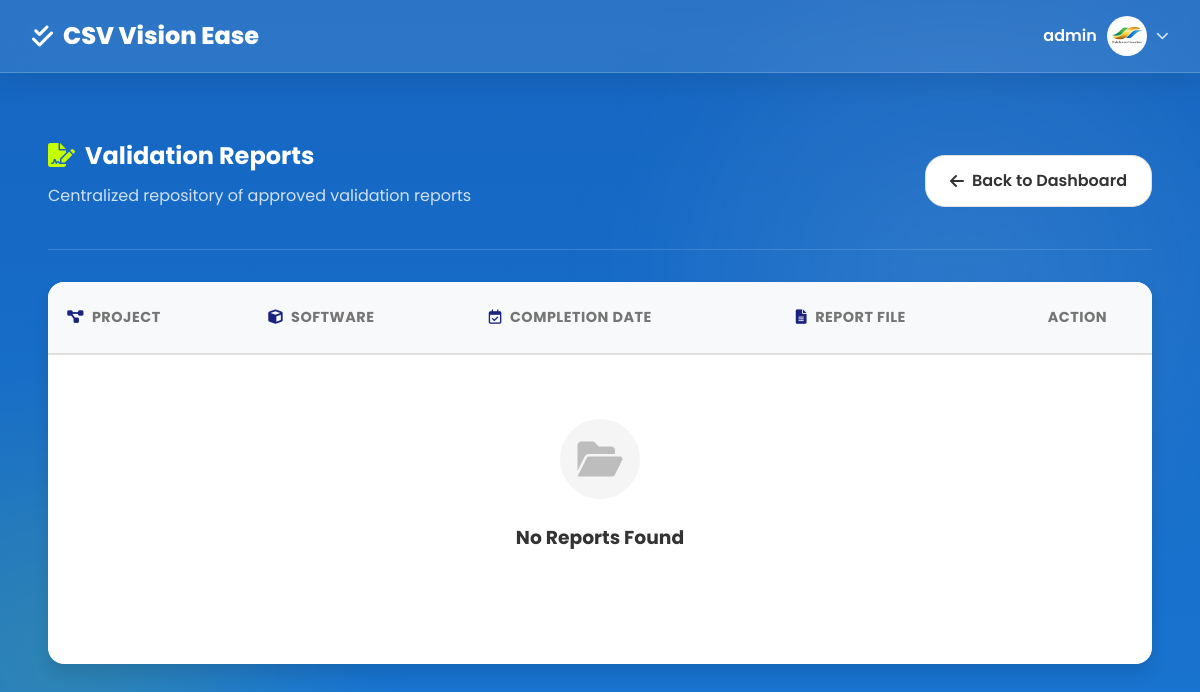
Before: /validation_reports.php (signed in) with the older database file.
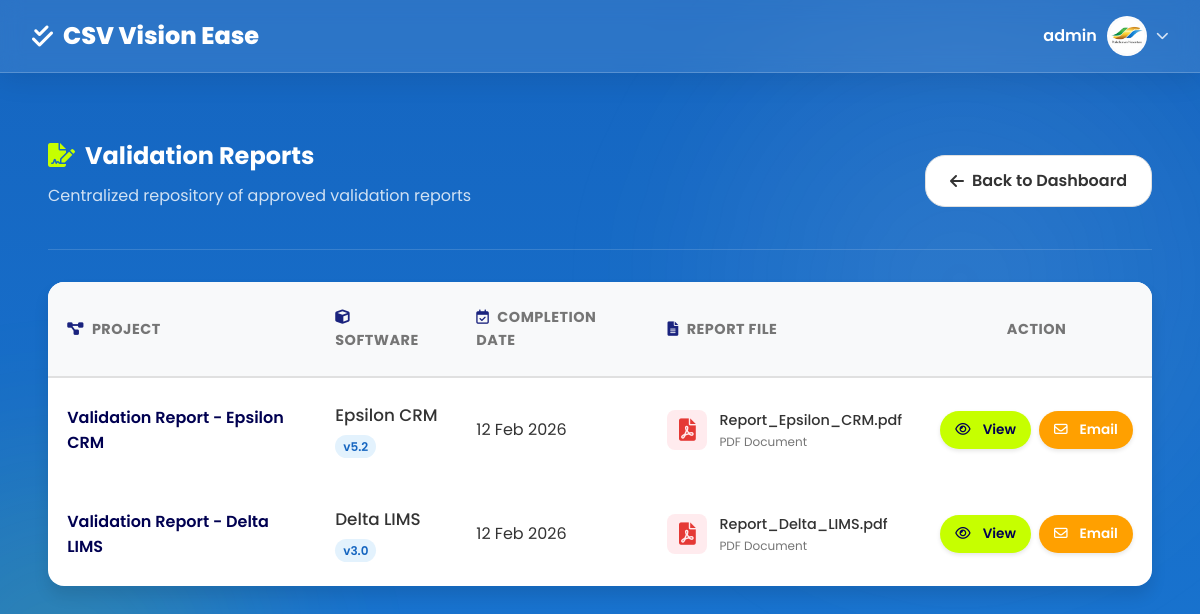
After: the same page with the newer database file.
### tables this page shows
CREATE TABLE `users` (
  `id` int NOT NULL,
  `username` varchar(50) NOT NULL,
  `password` varchar(255) NOT NULL,
  `role` enum('admin','user') DEFAULT 'user',
  `profile_picture` varchar(255) DEFAULT NULL,
  `created_at` timestamp NULL DEFAULT CURRENT_TIMESTAMP
);

CREATE TABLE `projects` (
  `id` int NOT NULL,
  `name` varchar(100) NOT NULL,
  `software` varchar(100) NOT NULL,
  `version` varchar(50) DEFAULT NULL,
  `description` text,
  `validator_name` varchar(255) DEFAULT NULL,
  `validation_plan_date` date DEFAULT NULL,
  `department` varchar(255) DEFAULT NULL,
  `status` enum('Draft','In Progress','Completed') DEFAULT 'Draft',
  `created_by` int DEFAULT NULL,
  `created_at` timestamp NULL DEFAULT CURRENT_TIMESTAMP,
  `max_rpn` int DEFAULT '0',
  `risk_level` enum('Low','Medium','High','Non-GxP') DEFAULT NULL,
  `next_revalidation_date` date DEFAULT NULL
);

CREATE TABLE `project_stages` (
  `id` int NOT NULL,
  `project_id` int NOT NULL,
  `name` varchar(100) NOT NULL,
  `status` enum('Not Started','In Progress','Completed') DEFAULT 'Not Started',
  `updated_at` timestamp NULL DEFAULT CURRENT_TIMESTAMP ON UPDATE CURRENT_TIMESTAMP,
  `completion_date` date DEFAULT NULL
);

CREATE TABLE `stage_documents` (
  `id` int NOT NULL,
  `stage_id` int NOT NULL,
  `file_name` varchar(255) NOT NULL,
  `file_path` varchar(255) NOT NULL,
  `uploaded_at` timestamp NULL DEFAULT CURRENT_TIMESTAMP
);

### validation_reports.php (the view, shortened to what this page needs)
<?php
require_once 'includes/db.php';
include 'includes/header.php';
$page = isset($_GET['page']) ? (int)$_GET['page'] : 1;
$limit = 5;
$offset = ($page - 1) * $limit;
$reports = [];
try {
    $stmt = $pdo->prepare("
        SELECT
            p.name as project_name,
            p.software,
            p.version,
            ps.completion_date,
            sd.id as doc_id,
            sd.file_name,
            sd.file_path
        FROM projects p
        JOIN project_stages ps ON p.id = ps.project_id
        JOIN stage_documents sd ON ps.id = sd.stage_id
        WHERE ps.name IN ('Validation Report', 'Laporan Validasi')
          AND ps.status = 'Completed'
          AND sd.uploaded_at = (
              SELECT MAX(uploaded_at)
              FROM stage_documents
              WHERE stage_id = ps.id
          )
        ORDER BY ps.completion_date DESC
        LIMIT :limit OFFSET :offset
    ");
    $stmt->bindValue(':limit', $limit, PDO::PARAM_INT);
    $stmt->bindValue(':offset', $offset, PDO::PARAM_INT);
    $stmt->execute();
    $reports = $stmt->fetchAll();
} catch (Exception $e) {
    $error = "Error fetching reports: " . $e->getMessage();
}
?>
<div class="fade-in container" style="max-width: 1200px; padding-top: 2rem;">
    <div class="dashboard-header">
        <div>
            <h2><i class="fas fa-file-signature" style="margin-right: 10px; color: var(--accent-color);"></i>Validation Reports</h2>
            <p style="color: rgba(255,255,255,0.8);">Centralized repository of approved validation reports</p>
        </div>
        <div>
            <a href="dashboard.php" class="btn btn-secondary" style="border-radius: 20px;">
                <i class="fas fa-arrow-left"></i> Back to Dashboard
            </a>
        </div>
    </div>
    <div class="card" style="background: var(--white); border-radius: 16px; padding: 0; overflow: hidden; box-shadow: var(--shadow-lg);">
        <div style="overflow-x: auto;">
            <table class="table" style="width: 100%; border-collapse: separate; border-spacing: 0;">
                <thead>
                    <tr style="background: #f8f9fa; text-align: left;">
                        <th style="padding: 1.5rem 1.2rem; color: var(--text-light); font-weight: 700; font-size: 0.9rem; border-bottom: 2px solid var(--border-color); text-transform: uppercase; letter-spacing: 0.5px;">
                            <i class="fas fa-project-diagram" style="margin-right: 8px; color: var(--primary-color);"></i>Project
                        </th>
                        <th style="padding: 1.5rem 1.2rem; color: var(--text-light); font-weight: 700; font-size: 0.9rem; border-bottom: 2px solid var(--border-color); text-transform: uppercase; letter-spacing: 0.5px;">
                            <i class="fas fa-cube" style="margin-right: 8px; color: var(--primary-color);"></i>Software
                        </th>
                        <th style="padding: 1.5rem 1.2rem; color: var(--text-light); font-weight: 700; font-size: 0.9rem; border-bottom: 2px solid var(--border-color); text-transform: uppercase; letter-spacing: 0.5px;">
                            <i class="far fa-calendar-check" style="margin-right: 8px; color: var(--primary-color);"></i>Completion Date
                        </th>
                        <th style="padding: 1.5rem 1.2rem; color: var(--text-light); font-weight: 700; font-size: 0.9rem; border-bottom: 2px solid var(--border-color); text-transform: uppercase; letter-spacing: 0.5px;">
                            <i class="fas fa-file-alt" style="margin-right: 8px; color: var(--primary-color);"></i>Report File
                        </th>
                        <th style="padding: 1.5rem 1.2rem; color: var(--text-light); font-weight: 700; font-size: 0.9rem; border-bottom: 2px solid var(--border-color); text-align: center; text-transform: uppercase; letter-spacing: 0.5px;">
                            Action
                        </th>
                    </tr>
                </thead>
                <tbody>
                    <?php if (empty($reports)): ?>
                        <tr>
                            <td colspan="5" style="padding: 4rem 2rem; text-align: center; color: var(--text-light);">
                                <div style="width: 80px; height: 80px; background: #f5f5f5; border-radius: 50%; display: flex; align-items: center; justify-content: center; margin: 0 auto 1.5rem;">
                                    <i class="fas fa-folder-open" style="font-size: 2.5rem; color: #bdbdbd;"></i>
                                </div>
                                <h3 style="margin-bottom: 0.5rem; color: var(--text-color);">No Reports Found</h3>
                                <p style="font-size: 0.9rem;">There are no completed validation reports available at the moment.</p>
                            </td>
                        </tr>
                    <?php else: ?>
                        <?php foreach ($reports as $report): ?>
                            <tr style="border-bottom: 1px solid var(--border-color); transition: all 0.2s ease;" onmouseover="this.style.backgroundColor='#fcfcfc'; this.style.transform='scale(1.002)';" onmouseout="this.style.backgroundColor='transparent'; this.style.transform='scale(1)';">
                                <td style="padding: 1.5rem 1.2rem; font-weight: 600; color: var(--primary-dark); font-size: 1rem;">
                                    <?php echo htmlspecialchars($report['project_name']); ?>
                                </td>
                                <td style="padding: 1.5rem 1.2rem;">
                                    <div style="display: flex; flex-direction: column;">
                                        <span style="font-weight: 500; color: var(--text-color); font-size: 1.05rem;"><?php echo htmlspecialchars($report['software']); ?></span>
                                        <span style="display: inline-block; background: #e3f2fd; color: #1565c0; font-size: 0.75rem; padding: 2px 8px; border-radius: 12px; font-weight: 600; margin-top: 6px; width: fit-content;">
                                            v<?php echo htmlspecialchars($report['version']); ?>
                                        </span>
                                    </div>
                                </td>
                                <td style="padding: 1.5rem 1.2rem; font-family: 'Poppins', sans-serif; color: var(--text-color);">
                                    <?php echo date('d M Y', strtotime($report['completion_date'])); ?>
                                </td>
                                <td style="padding: 1.5rem 1.2rem;">
                                    <div style="display: flex; align-items: center; gap: 12px;">
                                        <div style="width: 40px; height: 40px; background: #ffebee; border-radius: 8px; display: flex; align-items: center; justify-content: center;">
                                            <i class="fas fa-file-pdf" style="color: #e53935; font-size: 1.4rem;"></i>
                                        </div>
                                        <div style="display: flex; flex-direction: column;">
                                            <span style="font-size: 0.9rem; font-weight: 500; color: var(--text-color); white-space: nowrap; overflow: hidden; text-overflow: ellipsis; max-width: 200px;" title="<?php echo htmlspecialchars($report['file_name']); ?>">
                                                <?php echo htmlspecialchars($report['file_name']); ?>
                                            </span>
                                            <span style="font-size: 0.75rem; color: var(--text-light);">PDF Document</span>
                                        </div>
                                    </div>
                                </td>
                                <td style="padding: 1.5rem 1.2rem; text-align: center;">
                                    <div style="display: flex; gap: 8px; justify-content: center;">
                                        <a href="view_report.php?id=<?php echo $report['doc_id']; ?>" target="_blank" class="btn btn-accent" style="padding: 8px 15px; border-radius: 50px; font-size: 0.85rem; font-weight: 600; box-shadow: 0 2px 4px rgba(0,0,0,0.1); transition: transform 0.2s; white-space: nowrap;">
                                            <i class="far fa-eye" style="margin-right: 4px;"></i> View
                                        </a>
                                        <button onclick="sendEmail('<?php echo htmlspecialchars(addslashes($report['project_name'])); ?>', '<?php echo htmlspecialchars(addslashes($report['software'])); ?>', '<?php echo htmlspecialchars(addslashes($report['version'])); ?>', '<?php echo htmlspecialchars(addslashes($report['file_path'])); ?>', '<?php echo htmlspecialchars(addslashes($report['file_name'])); ?>')" class="btn" style="padding: 8px 15px; border-radius: 50px; font-size: 0.85rem; font-weight: 600; background: #ffa000; color: white; border: none; box-shadow: 0 2px 4px rgba(0,0,0,0.1); transition: transform 0.2s; cursor: pointer; display: flex; align-items: center; white-space: nowrap;">
                                            <i class="far fa-envelope" style="margin-right: 4px;"></i> Email
                                        </button>
                                    </div>
                                </td>
                            </tr>
                        <?php endforeach; ?>
                    <?php endif; ?>
                </tbody>
            </table>
        </div>
    </div>
</div>
<?php include 'includes/footer.php'; ?>

### includes/header.php (shortened to what this page needs)
<!DOCTYPE html>
<html lang="en">
<head>
    <link rel="stylesheet" href="assets/css/style.css?v=<?php echo time(); ?>">
    <link rel="stylesheet" href="https://cdnjs.cloudflare.com/ajax/libs/font-awesome/6.0.0/css/all.min.css">
</head>
<body>
    <nav class="navbar">
        <a href="dashboard.php" class="navbar-brand">
            <i class="fas fa-check-double"></i>
            <span>CSV Vision Ease</span>
        </a>
        <div class="user-menu" style="position: relative;">
            <div class="user-dropdown-toggle" onclick="toggleDropdown()" style="cursor: pointer; display: flex; align-items: center; gap: 10px;">
                <?php
                require_once 'includes/db.php';
                $stmtHeader = $pdo->prepare("SELECT profile_picture FROM users WHERE id = :id");
                $stmtHeader->execute(['id' => $_SESSION['user_id']]);
                $userHeader = $stmtHeader->fetch();
                $profilePic = $userHeader['profile_picture'] ?? '';
                ?>
                <span style="font-weight: 600;"><?php echo htmlspecialchars($_SESSION['username']); ?></span>
                <div style="width: 40px; height: 40px; border-radius: 50%; background: #f0f0f0; overflow: hidden; border: 2px solid rgba(255, 255, 255, 0.8);">
                    <?php if ($profilePic && file_exists($profilePic)): ?>
                        <img src="<?php echo $profilePic; ?>" alt="Profile" style="width: 100%; height: 100%; object-fit: cover;">
                    <?php else: ?>
                        <div style="width: 100%; height: 100%; display: flex; align-items: center; justify-content: center; background: var(--primary-color); color: white;">
                            <i class="fas fa-user"></i>
                        </div>
                    <?php endif; ?>
                </div>
                <i class="fas fa-chevron-down" style="font-size: 0.8rem; color: rgba(255, 255, 255, 0.8);"></i>
            </div>
        </div>
    </nav>
    <div class="container">

### includes/footer.php (shortened to what this page needs)
    </div>
</body>
</html>

### assets/css/style.css (style rules this page uses)
:root { --primary-color: #1a237e; --primary-light: #534bae; --primary-dark: #000051; --accent-color: #c6ff00; --accent-light: #faff59; --accent-dark: #90cc00; --text-color: #333333; --text-light: #757575; --background-color: #f4f6f8; --white: #ffffff; --success-color: #2e7d32; --warning-color: #ff9800; --danger-color: #c62828; --border-color: #e0e0e0; --shadow-sm: 0 2px 4px rgba(0,0,0,0.05); --shadow-md: 0 4px 6px rgba(0,0,0,0.1); --shadow-lg: 0 10px 15px rgba(0,0,0,0.1); --radius: 12px; --transition: all 0.3s ease; }
* { margin: 0; padding: 0; box-sizing: border-box; font-family: 'Poppins', 'Segoe UI', Tahoma, Geneva, Verdana, sans-serif; }
body { background: linear-gradient(180deg, #1565C0 0%, #1976D2 100%); background-attachment: fixed; color: var(--white); line-height: 1.6; min-height: 100vh; position: relative; overflow-x: hidden; }
body::before { content: ''; position: fixed; top: -10vh; right: -10vw; width: 60vw; height: 60vw; background: radial-gradient(circle, rgba(255, 255, 255, 0.1) 0%, rgba(255, 255, 255, 0) 70%); filter: blur(50px); z-index: -10; pointer-events: none; animation: floatBlob 10s infinite alternate; }
body::after { content: ''; position: fixed; bottom: -20vh; left: -20vw; width: 50vw; height: 50vw; background: radial-gradient(circle, rgba(198, 255, 0, 0.15) 0%, rgba(198, 255, 0, 0) 70%); filter: blur(50px); z-index: -10; pointer-events: none; animation: floatBlob 15s infinite alternate-reverse; }
h1, h2, h3, h4, h5, h6 { color: var(--white); margin-bottom: 0.5rem; font-weight: 700; }
p { margin-bottom: 1rem; color: rgba(255, 255, 255, 0.9); }
.navbar { display: flex; justify-content: space-between; align-items: center; padding: 1rem 2rem; background: rgba(255, 255, 255, 0.1); backdrop-filter: blur(10px); box-shadow: 0 4px 30px rgba(0, 0, 0, 0.1); border-bottom: 1px solid rgba(255, 255, 255, 0.2); position: sticky; top: 0; z-index: 1000; color: var(--white); }
.navbar-brand { font-size: 1.5rem; font-weight: 800; color: var(--white); text-decoration: none; display: flex; align-items: center; gap: 10px; }
.user-menu { display: flex; align-items: center; gap: 15px; }
.container { max-width: 1200px; margin: 2rem auto; padding: 0 1.5rem; position: relative; }
.btn { display: inline-flex; align-items: center; justify-content: center; padding: 0.75rem 1.5rem; border: none; border-radius: 8px; font-size: 1rem; font-weight: 600; cursor: pointer; transition: var(--transition); text-decoration: none; gap: 8px; }
.btn-secondary { background-color: var(--white); color: var(--text-color); border: 1px solid var(--border-color); }
.btn-accent { background-color: var(--accent-color); color: var(--primary-dark); }
.dashboard-header { display: flex; justify-content: space-between; align-items: center; margin-bottom: 2rem; flex-wrap: wrap; gap: 1rem; padding-bottom: 1.5rem; border-bottom: 1px solid rgba(255, 255, 255, 0.15); }

Changed rows visible on the page:
added projects: name "Validation Report - Epsilon CRM", software "Epsilon CRM", version "5.2", project_stages.completion_date "12 Feb 2026", stage_documents.file_name "Report_Epsilon_CRM.pdf"
added projects: name "Validation Report - Delta LIMS", software "Delta LIMS", version "3.0", project_stages.completion_date "12 Feb 2026", stage_documents.file_name "Report_Delta_LIMS.pdf"
Other visible differences:
text no longer shown: "No Reports Found"
